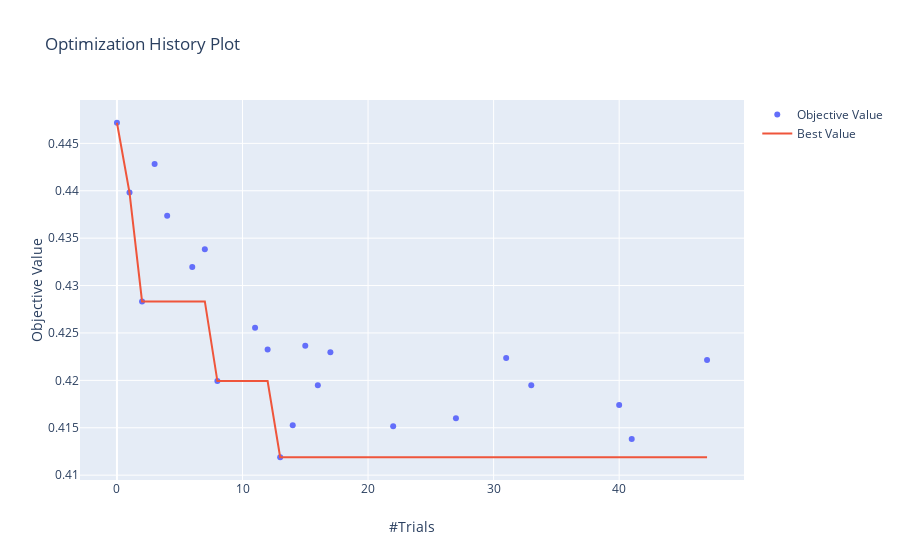

Write notebook code for a chart like this one.
### Markdown cell above
## Optimization history

It is a best score's history, blue dot is the score of this trial and orange line show the best score.<br>
Note that blue dot is not in the all trial, because we turned on pruning thus many of the trials are stopped before getting final objective value.

### Code cell
optuna.visualization.plot_optimization_history(study)

### Figure 1 — Plotly figure (JSON) as saved in the notebook; plotly's stock layout.template omitted (floating-point values rounded to 4 significant figures)
{"data": [{"mode": "markers", "name": "Objective Value", "type": "scatter", "x": [0, 1, 2, 3, 4, 6, 7, 8, 11, 12, 13, 14, 15, 16, 17, 22, 27, 31, 33, 40, 41, 47], "y": [0.4472, 0.4398, 0.4283, 0.4428, 0.4374, 0.4319, 0.4338, 0.4199, 0.4255, 0.4232, 0.4119, 0.4153, 0.4237, 0.4195, 0.423, 0.4152, 0.416, 0.4224, 0.4195, 0.4174, 0.4138, 0.4222]}, {"name": "Best Value", "type": "scatter", "x": [0, 1, 2, 3, 4, 6, 7, 8, 11, 12, 13, 14, 15, 16, 17, 22, 27, 31, 33, 40, 41, 47], "y": [0.4472, 0.4398, 0.4283, 0.4283, 0.4283, 0.4283, 0.4283, 0.4199, 0.4199, 0.4199, 0.4119, 0.4119, 0.4119, 0.4119, 0.4119, 0.4119, 0.4119, 0.4119, 0.4119, 0.4119, 0.4119, 0.4119]}], "layout": {"title": {"text": "Optimization History Plot"}, "xaxis": {"title": {"text": "#Trials"}}, "yaxis": {"title": {"text": "Objective Value"}}}}
